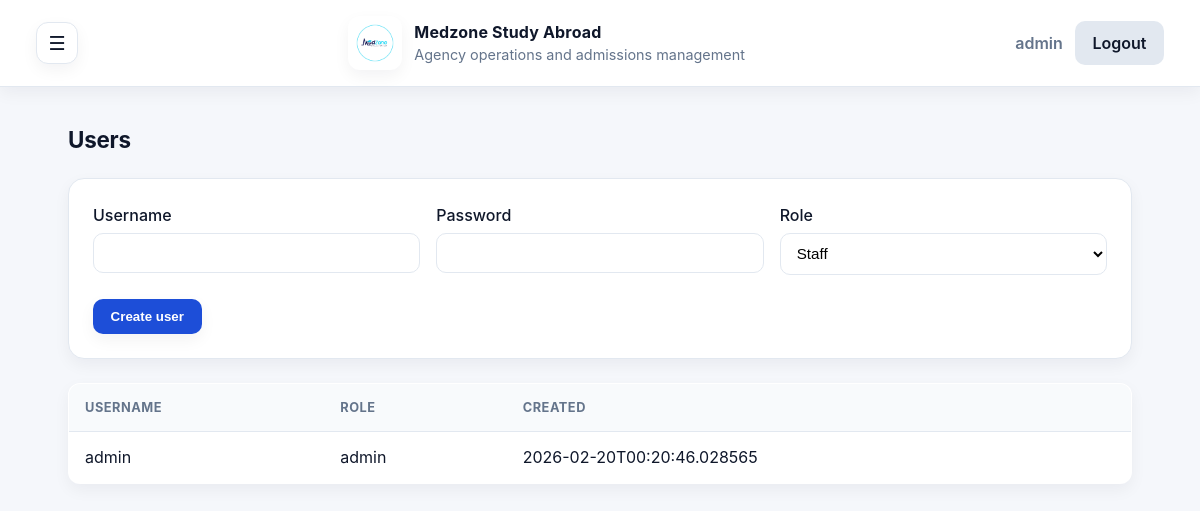
The app's page /users (signed in) with its own data.
### tables this page shows
CREATE TABLE users (
            id INTEGER PRIMARY KEY AUTOINCREMENT,
            username TEXT UNIQUE NOT NULL,
            password_hash TEXT NOT NULL,
            role TEXT NOT NULL,
            created_at TEXT NOT NULL
        );

### app.py (the view, shortened to what this page needs)
@app.route("/users", methods=["GET", "POST"])
@role_required("admin")
def users_list() -> str:
    db = get_db()
    users = db.execute("SELECT id, username, role, created_at FROM users").fetchall()
    return render_template("users_list.html", users=users)

### app.py (called while the page is built, shortened)
def get_db() -> Any:
    if "db" not in g:
        if USE_POSTGRES:
            if psycopg2 is None or DictCursor is None:
                raise RuntimeError("psycopg2 is required for SUPABASE_DB_URL connections.")
            conn = psycopg2.connect(DB_URL, sslmode="require", cursor_factory=DictCursor)
            g.db = PostgresAdapter(conn)
        else:
            g.db = sqlite3.connect(DB_PATH)
            g.db.row_factory = sqlite3.Row
    return g.db

def get_current_user() -> Any | None:
    user_id = session.get("user_id")
    if not user_id:
        return None
    db = get_db()
    return db.execute("SELECT * FROM users WHERE id = ?", (user_id,)).fetchone()

@app.before_request
def load_user() -> None:
    g.user = get_current_user()

@app.before_request
def require_login() -> Any:
    if request.endpoint in {"login", "static"}:
        return None
    if g.user is None:
        return redirect(url_for("login"))
    maybe_queue_fee_reminders()
    return None

def maybe_queue_fee_reminders() -> None:
    db = get_db()
    now = datetime.utcnow()
    rows = db.execute(
        """
        SELECT students.id, students.first_name, students.last_name, students.email,
               students.fees_due, students.last_fee_notice_at,
               COALESCE(SUM(payments.amount), 0) as paid_total
        FROM students
        LEFT JOIN payments ON payments.student_id = students.id
        WHERE students.fee_reminder_enabled = 1
          AND students.email IS NOT NULL AND students.email != ''
        GROUP BY students.id
        """
    ).fetchall()
    queued_any = False
    if queued_any:
        db.commit()

def role_required(role: str) -> Any:
    def decorator(view: Any) -> Any:
        @wraps(view)
        def wrapped(*args: Any, **kwargs: Any) -> Any:
            if g.user is None or g.user["role"] != role:
                abort(403)
            return view(*args, **kwargs)
        return wrapped
    return decorator

### templates/users_list.html (shortened to what this page needs)
{% extends "base.html" %}
{% block content %}
<div class="page-header">
  <h2>Users</h2>
</div>
<form class="form" method="post" action="{{ url_for('users_list') }}">
  <div class="form-grid">
    <label>
      Username
      <input name="username" required />
    </label>
    <label>
      Password
      <input name="password" type="password" required />
    </label>
    <label>
      Role
      <select name="role">
        <option value="staff" selected>Staff</option>
      </select>
    </label>
  </div>
  <button class="button" type="submit">Create user</button>
</form>
<table class="table" style="margin-top: 1.5rem;">
  <thead>
    <tr>
      <th>Username</th>
      <th>Role</th>
      <th>Created</th>
    </tr>
  </thead>
  <tbody>
    {% for user in users %}
    <tr>
      <td>{{ user.username }}</td>
      <td>{{ user.role }}</td>
      <td>{{ user.created_at }}</td>
    </tr>
    {% else %}
    <tr>
      <td colspan="3" class="empty">No users found.</td>
    </tr>
    {% endfor %}
  </tbody>
</table>
{% endblock %}

### templates/base.html (shortened to what this page needs)
<!doctype html>
<html lang="en">
  <head>
    <link rel="stylesheet" href="{{ url_for('static', filename='style.css') }}" />
  </head>
  <body>
    <header class="topbar">
      <button class="drawer-toggle" type="button" aria-label="Open menu">☰</button>
      <div class="brand">
        <img class="logo" src="{{ url_for('static', filename='medzone-logo.png') }}" alt="Medzone Study Abroad" />
        <div>
          <div class="brand-title">Medzone Study Abroad</div>
          <div class="brand-subtitle">Agency operations and admissions management</div>
        </div>
      </div>
      <div class="user-meta">
        <div class="user-name">{{ g.user.username if g.user else '' }}</div>
        <a class="button secondary" href="{{ url_for('logout') }}">Logout</a>
      </div>
    </header>
    <div class="layout">
      <main class="container">
        {% block content %}{% endblock %}
      </main>
    </div>
  </body>
</html>

### static/style.css (style rules this page uses)
:root { color-scheme: light; --bg: #f5f7fb; --card: #ffffff; --text: #0f172a; --muted: #64748b; --primary: #1d4ed8; --primary-dark: #1e40af; --border: #e2e8f0; --danger: #dc2626; --shadow: 0 14px 30px rgba(15, 23, 42, 0.08); --shadow-soft: 0 6px 16px rgba(15, 23, 42, 0.05); --radius-lg: 16px; --radius-md: 12px; --radius-sm: 10px; }
* { box-sizing: border-box; }
body { margin: 0; font-family: "Inter", "Segoe UI", system-ui, -apple-system, sans-serif; background: var(--bg); color: var(--text); line-height: 1.5; -webkit-font-smoothing: antialiased; text-rendering: optimizeLegibility; }
h1, h2, h3 { margin: 0 0 0.35rem; letter-spacing: -0.01em; }
.topbar { display: flex; align-items: center; justify-content: space-between; gap: 1rem; padding: 1rem 2.25rem; background: var(--card); border-bottom: 1px solid var(--border); box-shadow: var(--shadow-soft); }
.drawer-toggle { border: 1px solid var(--border); background: #fff; width: 42px; height: 42px; border-radius: var(--radius-md); font-size: 1.2rem; cursor: pointer; display: grid; place-items: center; color: var(--text); box-shadow: var(--shadow-soft); transition: transform 0.2s ease, box-shadow 0.2s ease; }
.brand { display: flex; align-items: center; gap: 0.75rem; }
.logo { width: 54px; height: 54px; object-fit: contain; border-radius: var(--radius-md); background: #fff; padding: 6px; box-shadow: var(--shadow-soft); }
.brand-title { font-weight: 700; letter-spacing: 0.01em; }
.brand-subtitle { font-size: 0.9rem; color: var(--muted); }
.user-meta { display: flex; align-items: center; gap: 0.75rem; }
.user-name { font-weight: 600; color: var(--muted); }
.layout { min-height: calc(100vh - 84px); }
.container { max-width: 1120px; margin: 2.25rem auto; padding: 0 1.75rem 3.5rem; flex: 1; }
.page-header { display: flex; justify-content: space-between; align-items: center; margin-bottom: 1rem; }
.page-header h2 { font-size: 1.4rem; font-weight: 700; }
.table { width: 100%; border-collapse: collapse; background: var(--card); border: 1px solid var(--border); border-radius: var(--radius-md); overflow: hidden; box-shadow: var(--shadow-soft); }
.table th, .table td { padding: 0.85rem 1rem; border-bottom: 1px solid var(--border); text-align: left; }
.table th { background: #f8fafc; font-size: 0.8rem; text-transform: uppercase; letter-spacing: 0.04em; color: var(--muted); }
.table tr:last-child td { border-bottom: none; }
.button { background: var(--primary); color: #fff; border: none; padding: 0.65rem 1.1rem; border-radius: var(--radius-sm); font-weight: 600; text-decoration: none; display: inline-flex; align-items: center; justify-content: center; box-shadow: var(--shadow-soft); transition: transform 0.2s ease, box-shadow 0.2s ease; }
.button.secondary { background: #e2e8f0; color: #0f172a; box-shadow: none; }
.form { background: var(--card); border: 1px solid var(--border); border-radius: var(--radius-lg); padding: 1.5rem; box-shadow: var(--shadow-soft); }
.form-grid { display: grid; grid-template-columns: repeat(auto-fit, minmax(220px, 1fr)); gap: 1rem; margin-bottom: 1.5rem; }
.form-grid label { display: flex; flex-direction: column; gap: 0.35rem; font-weight: 500; color: var(--text); }
.form-grid input, .form-grid select, .form-grid textarea { border: 1px solid var(--border); border-radius: var(--radius-sm); padding: 0.65rem 0.75rem; font-size: 0.95rem; background: #fff; transition: border 0.2s ease, box-shadow 0.2s ease; }

### records on screen
users: user "admin", username "admin", role "admin", created_at "2026-02-20T00:20:46.028565"
